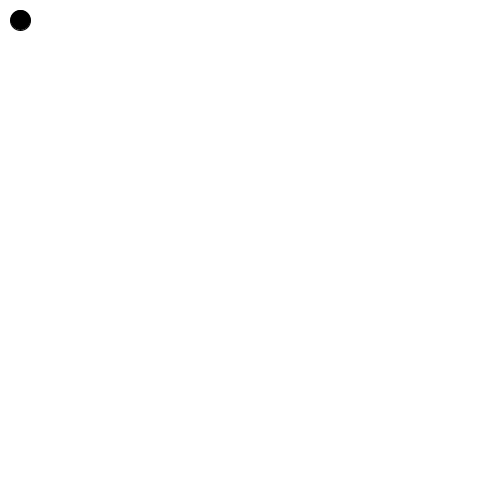
Frame 1 (no input)
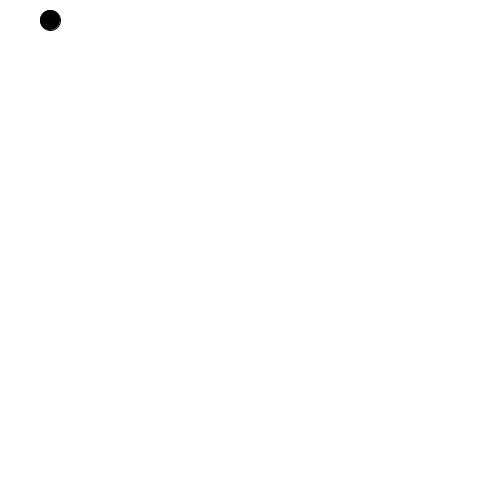
Frame 60 (the mouse pressed at the canvas centre just before this capture)
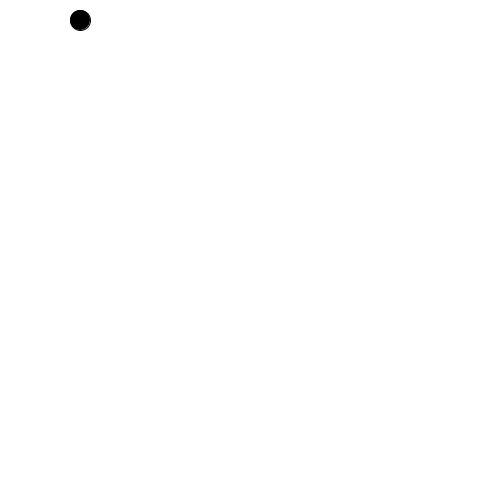
Frame 120 (the mouse held since frame 60 and released just before this capture)

The Processing sketch that drew these frames (run headless with seeded random() and noise(); from frame 60 on, the mouse is pressed at the canvas centre):

// Processing sketch: Opd_6
// ── Opd_6.pde
int radius = 10, directionX = 1, directionY = 0;
float x=20, y=20, speed=0.5;

void setup()
{
  size(500, 500);
  ellipseMode(RADIUS);
}
void draw()
{
  background(255,255,255);

  x=x+speed*directionX;
  y=y+speed*directionY; 
  // check boundaries
  if ((x>width-radius) || (x<radius))
  {   
    directionX=-directionX;
  }
  if ((y>height-radius) || (y<radius))
  {   
    directionY=-directionY;
  } 
  // draw
  // if(direction==1)
  // rect(x, y, 50, 50);
  fill (color(0, 0, 0)); 
  ellipse (x, y, radius, radius);    
  fill (color(0, 0, 0)); 
  ellipse (x-4, y-4, 2, 2);  
}

void keyPressed()
{
  if (key == CODED)
  {
    if (keyCode == LEFT)
    {
      //if (directionX>0) { 
      directionX=-1;
      directionY=0;
      //}
    }
    else if (keyCode == RIGHT)
    {
      //if (directionX<0) {  
      directionX=1;
      directionY=0;
      //}
    }
    else if (keyCode == UP)
    {
      //if (directionY<0) {
      directionY=-1;
      directionX=0;
      //}
    }
    else if (keyCode == DOWN)
    {
      //if (directionY<0) { 
      directionY=1;
      directionX=0;
      //}
    }
  }
}
// =========================================================
